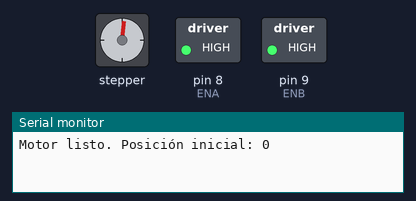
The sketch below on a simulated Arduino Uno, built with avr-gcc and run on an emulated ATmega328P. Shown: stepper motor, switched loads named in the sketch (green lamp = pin HIGH), the last lines printed to the serial monitor. Stepper angles assume 100 steps per turn.

Above: at 0.05 s.
At 1.7 s:
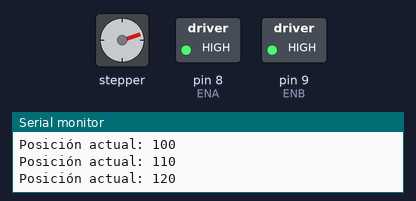
At 3.6 s:
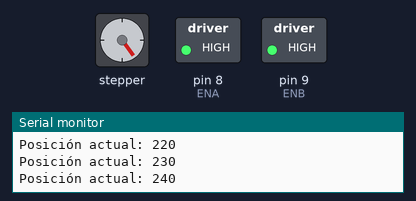
At 7.15 s:
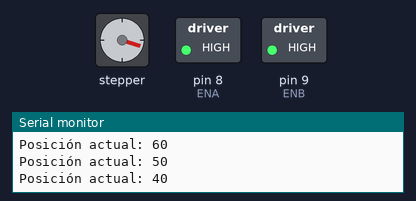
Timing chart, 0 to 9.3 s (numbered marks = the images above):
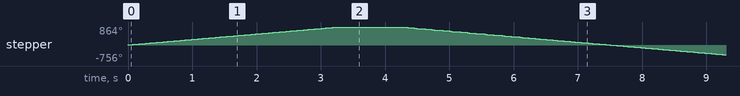

The sketch:

motoreleavacion.ino
```cpp
#include <Stepper.h> //Motor elevacion

// Configuración del motor (HS200 2221 0070 AF.04)
const int stepsPerRevolution = 100;  // 1.8° por paso
const int motorSpeed = 70;           // Reduce la velocidad para más torque

// Pines conectados al motor (usa todos los pines del L298N)
const int pinMotorA = 2;  // IN1 en L298N
const int pinMotorB = 3;  // IN2 en L298N
const int pinMotorC = 4;  // IN3 en L298N
const int pinMotorD = 5;  // IN4 en L298N

// Límites virtuales
const int pasosMaxArriba = 240;
const int pasosMaxAbajo = -210;

Stepper motor(stepsPerRevolution, pinMotorA, pinMotorB, pinMotorC, pinMotorD);
int pasosActuales = 0;

void setup() {
  motor.setSpeed(motorSpeed);
  // Asegúrate de que los pines de habilitación del L298N estén HIGH
  pinMode(8, OUTPUT);  // ENA (habilitación puente A)
  pinMode(9, OUTPUT);  // ENB (habilitación puente B)
  digitalWrite(8, HIGH);
  digitalWrite(9, HIGH);

  Serial.begin(9600);
  Serial.println("Motor listo. Posición inicial: 0");
}

void loop() {
  // Usa pasos más pequeños para evitar perder pasos
  moverConTorque(pasosMaxArriba, 10);  // Sube en pasos de 10
  delay(1000);
  moverConTorque(pasosMaxAbajo, 10);   // Baja en pasos de 10
  delay(1000);
}

// Función mejorada con control de torque
void moverConTorque(int destino, int pasosPorSegmento) {
  int direccion = (destino > pasosActuales) ? 1 : -1;

  while (pasosActuales != destino) {
    int pasosRestantes = abs(destino - pasosActuales);
    int pasosAMover = min(pasosPorSegmento, pasosRestantes);

    motor.step(pasosAMover * direccion);
    pasosActuales += pasosAMover * direccion;

    // Pequeña pausa para permitir que el motor desarrolle torque
    delay(50);

    Serial.print("Posición actual: ");
    Serial.println(pasosActuales);
  }
}
```

Measured:
- by itself, stepper: turns 864° clockwise in 3.2 s, then 1620° counter-clockwise in 6.1 s, then 1620° clockwise in 6.1 s, then 1620° counter-clockwise in 6.1 s, and so on
